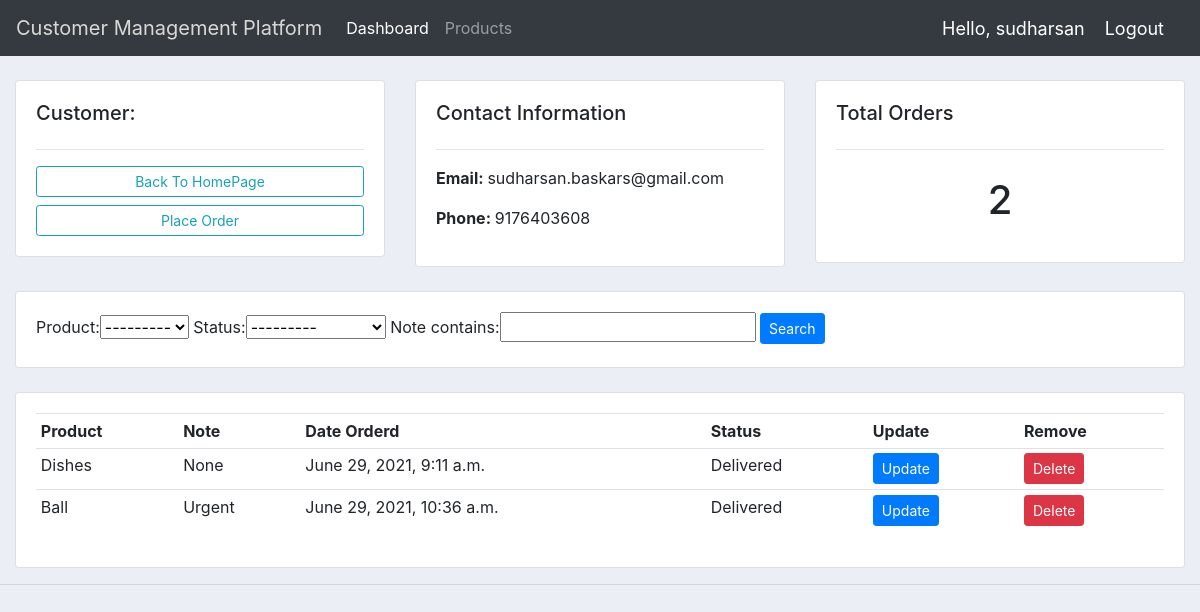
/customer/2 (signed in), run on the app's committed database.
### accounts/models.py (models this page shows, shortened)
class Customer(models.Model):
    user = models.OneToOneField(User, null=True, blank=True, on_delete=models.CASCADE)
    name = models.CharField(max_length=200, null=True)
    phone = models.CharField(max_length=200, null=True)
    email = models.EmailField(max_length=200, null=True)
    profile_pis = models.ImageField(default="profile1.png", null=True, blank=True)
    date_created = models.DateTimeField(auto_now_add=True, null=True)

class Order(models.Model):
    STATUS = (
			('Pending', 'Pending'),
			('Out for delivery', 'Out for delivery'),
			('Delivered', 'Delivered'),
			)
    customer = models.ForeignKey(Customer, null=True, on_delete=models.SET_DEFAULT, default=None)
    product = models.ForeignKey(Product, null=True, on_delete=models.SET_DEFAULT, default=None)
    date_created = models.DateTimeField(auto_now_add=True, null=True)
    status = models.CharField(max_length=200, null=True, choices=STATUS)
    note = models.CharField(max_length=1000, null=True)

class Product(models.Model):
    CATEGORY = (
            ('Indoor', 'Indoor'),
			('Out Door', 'Out Door'),
			)
    name = models.CharField(max_length=200, null=True)
    price = models.FloatField(null=True)
    category = models.CharField(max_length=200, null=True, choices=CATEGORY)
    description = models.CharField(max_length=200, null=True, blank=True)
    date_created = models.DateTimeField(auto_now_add=True, null=True)
    tag = models.ManyToManyField(Tag)
    def __str__(self):
        return str(self.name)

### accounts/decorators.py (the view)
        def wrapper_func(request, *args, **kwargs):
            group = None
            if request.user.groups.exists():
                group = request.user.groups.all()[0].name
            if group in allowed_roles:
                return view_func(request, *args, **kwargs)
            else:
                return HttpResponse("You are not authorized to view this page!")
            return view_func(request, *args, **kwargs)

### accounts/views.py (called while the page is built)
@login_required(login_url='login')
@allowed_users(allowed_roles=['admin'])
def customer(request, pk):
    customer = Customer.objects.get(id=pk)
    orders = customer.order_set.all()
    order_count = orders.count()
    myFilter = OrderFilter(request.GET, queryset=orders)
    orders = myFilter.qs
    context = {'customer':customer, 'orders':orders, 'order_count':order_count,'myFilter':myFilter}
    return render(request, 'accounts/customer.html', context=context)

### accounts/templates/accounts/customer.html
{% extends 'accounts/main.html' %}
{% block content %}
<br>
<div class="row">
	<div class="col-md">
		<div class="card card-body">
			<h5>Customer:</h5>
			<hr>
			<a class="btn btn-outline-info  btn-sm btn-block" href="{% url 'home' %}">Back To HomePage</a>
			<a class="btn btn-outline-info  btn-sm btn-block" href="{% url 'create_order' customer.id%}">Place Order</a>
		</div>
	</div>
	<div class="col-md">
		<div class="card card-body">
			<h5>Contact Information</h5>
			<hr>
			<p><strong>Email: </strong> {{customer.email}}</p>
			<p><strong>Phone: </strong> {{customer.phone}}</p>
		</div>
	</div>
	<div class="col-md">
		<div class="card card-body">
			<h5>Total Orders</h5>
			<hr>
			<h1 style="text-align: center;padding: 10px">{{order_count}}</h1>
		</div>
	</div>
</div>
<br>
<div class="row">
	<div class="col">
		<div class="card card-body">
			<form method="get">
				{{myFilter.form}}
		    <button class="btn btn-primary btn-sm" type="submit">Search</button>
		  </form>
		</div>
	</div>
</div>
<br>
<div class="row">
	<div class="col-md">
		<div class="card card-body">
			<table class="table table-sm">
				<tr>
					<th>Product</th>
					<th>Note</th>
					<th>Date Orderd</th>
					<th>Status</th>
					<th>Update</th>
					<th>Remove</th>
				</tr>
				{% for order in orders %}
				<tr>
					<td>{{ order.product }}</td>
					<td>{{ order.note }}</td>
					<td>{{ order.date_created }}</td>
					<td>{{ order.status }}</td>
					<td><a class="btn btn-sm btn-primary" href="{% url 'update_order' order.id %}">Update</a></td>
					<td><a class="btn btn-sm btn-danger" href="{% url 'delete_order' order.id%}">Delete</a></td>
				</tr>
				{% endfor %}
			</table>
		</div>
	</div>
</div>
{% endblock %}

### accounts/templates/accounts/navbar.html (shortened to what this page needs)
{% load static %}
<nav class="navbar navbar-expand-lg navbar-dark bg-dark">
  <a class="navbar-brand" href="{% url 'home' %}" style="color:#d9d8d4;">Customer Management Platform</a>
  <div class="collapse navbar-collapse" id="navbarNav">
    <ul class="navbar-nav">
      {% if request.user.is_staff %}
        <li class="nav-item active">
          <a class="nav-link" href="{% url 'home' %}">Dashboard</a>
        </li>
        <li class="nav-item">
          <a class="nav-link" href="{% url 'products' %}">Products</a>
        </li>
      {% else %}
      <li class="nav-item">
        <a class="nav-link" href="{% url 'account' %}">Settings</a>
      </li>
      {% endif %}
    </ul>
  </div>
  <span class="hello-msg">Hello, {{request.user}}</span>
 <span ><a  class="hello-msg" href="{% url 'logout' %}">Logout</a></span>
</nav>

### static/css/main.css (style rules this page uses)
body { background-color: #ebeff5; }

### accounts/templates/accounts/navbar.html (style rules this page uses)
.hello-msg { font-size: 18px; color: #fff; margin-right: 20px; }

### data on the page
Customer: email "sudharsan.baskars@gmail.com", phone "9176403608"
Order: product "Dishes", note "None", date_created "June 29, 2021, 9:11 a.m.", status "Delivered"
Order: product "Ball", note "Urgent", date_created "June 29, 2021, 10:36 a.m.", status "Delivered"

### other printed values
{{ request.user }} "sudharsan"
{{ order_count }} "2"
